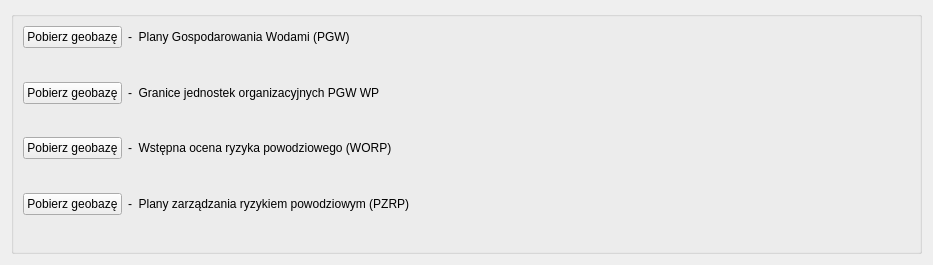
              <widget class="QWidget" name="page_4">
               <property name="geometry">
                <rect>
                 <x>0</x>
                 <y>0</y>
                 <width>933</width>
                 <height>265</height>
                </rect>
               </property>
               <attribute name="label">
                <string>Geobaza</string>
               </attribute>
               <layout class="QVBoxLayout" name="verticalLayout_6">
                <item>
                 <widget class="QGroupBox" name="groupBox">
                  <property name="title">
                   <string/>
                  </property>
                  <property name="flat">
                   <bool>false</bool>
                  </property>
                  <property name="checkable">
                   <bool>false</bool>
                  </property>
                  <property name="checked">
                   <bool>false</bool>
                  </property>
                  <layout class="QVBoxLayout" name="verticalLayout_5">
                   <item>
                    <layout class="QFormLayout" name="formLayout_19">
                     <item row="0" column="0">
                      <widget class="QPushButton" name="pb2aPGW_dane">
                       <property name="text">
                        <string>Pobierz geobazę</string>
                       </property>
                      </widget>
                     </item>
                     <item row="0" column="1">
                      <widget class="QLabel" name="label_2aPGW_3">
                       <property name="text">
                        <string>-  Plany Gospodarowania Wodami (PGW) </string>
                       </property>
                      </widget>
                     </item>
                    </layout>
                   </item>
                   <item>
                    <layout class="QFormLayout" name="formLayout_20">
                     <item row="0" column="0">
                      <widget class="QPushButton" name="pbPGWWP_dane">
                       <property name="text">
                        <string>Pobierz geobazę</string>
                       </property>
                      </widget>
                     </item>
                     <item row="0" column="1">
                      <widget class="QLabel" name="label_2aPGW_4">
                       <property name="text">
                        <string>-  Granice jednostek organizacyjnych PGW WP </string>
                       </property>
                      </widget>
                     </item>
                    </layout>
                   </item>
                   <item>
                    <layout class="QFormLayout" name="formLayout_21">
                     <item row="0" column="0">
                      <widget class="QPushButton" name="pbWORP_dane">
                       <property name="text">
                        <string>Pobierz geobazę</string>
                       </property>
                      </widget>
                     </item>
                     <item row="0" column="1">
                      <widget class="QLabel" name="label_2aPGW_5">
                       <property name="text">
                        <string>-  Wstępna ocena ryzyka powodziowego (WORP) </string>
                       </property>
                      </widget>
                     </item>
                    </layout>
                   </item>
                   <item>
                    <layout class="QFormLayout" name="formLayout_22">
                     <item row="0" column="0">
                      <widget class="QPushButton" name="pbPZRP_dane">
                       <property name="text">
                        <string>Pobierz geobazę</string>
                       </property>
                      </widget>
                     </item>
                     <item row="0" column="1">
                      <widget class="QLabel" name="label_2aPGW_6">
                       <property name="text">
                        <string>-  Plany zarządzania ryzykiem powodziowym (PZRP) </string>
                       </property>
                      </widget>
                     </item>
                    </layout>
                   </item>
                  </layout>
                 </widget>
                </item>
               </layout>
              </widget>
